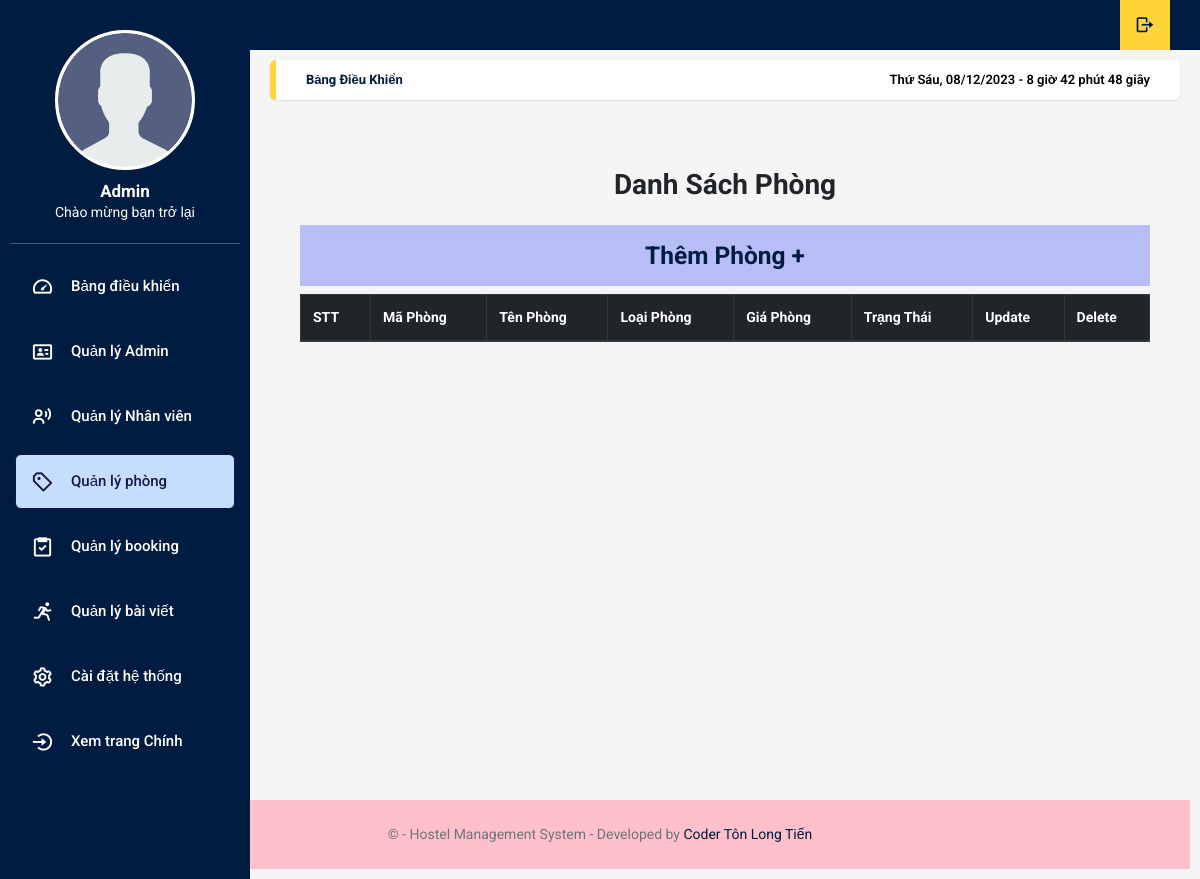
Page /admin/index.php?controller=quanlyroom on the earlier database version.
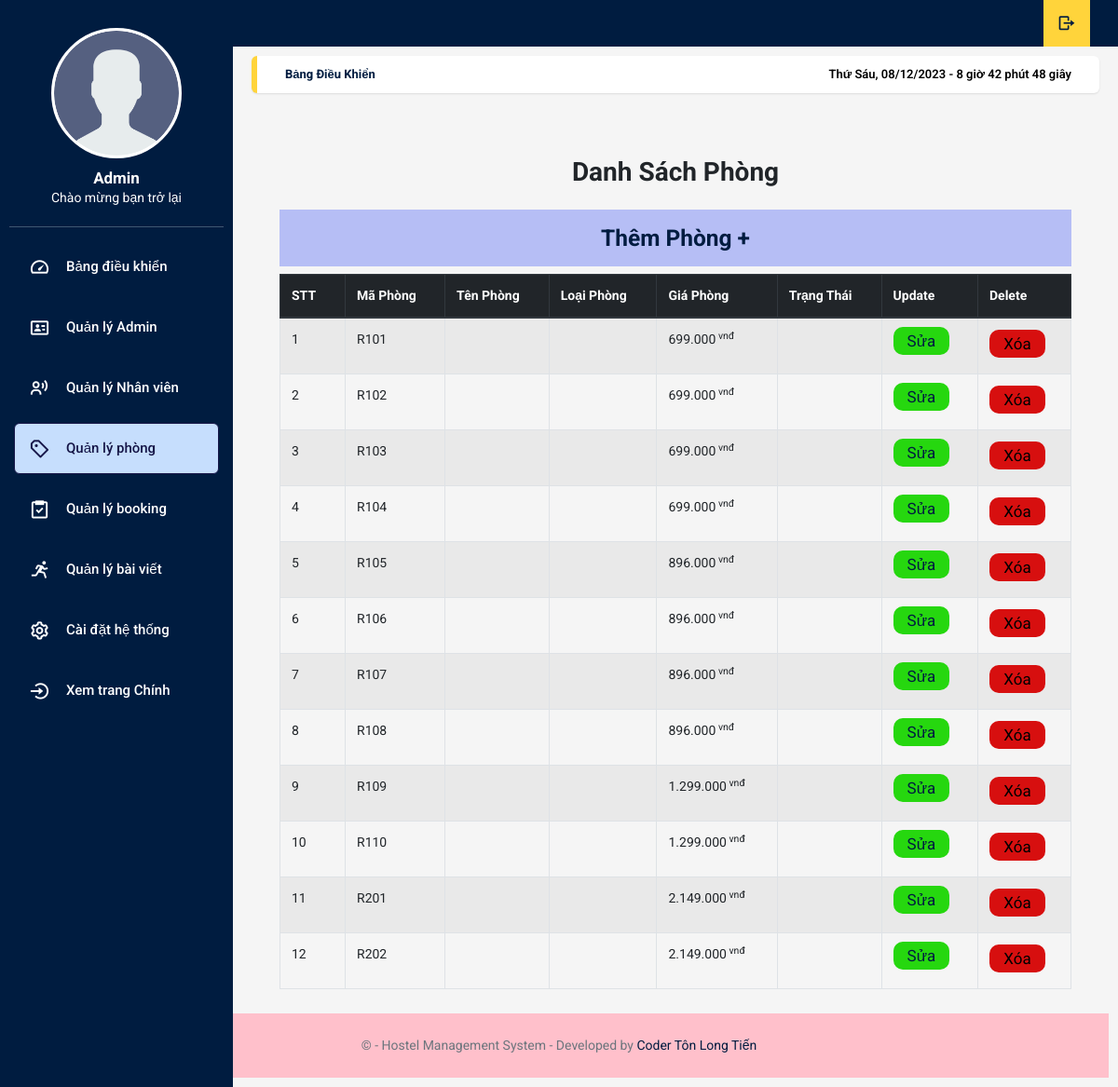
Same page on the later database version.
### tables this page shows
CREATE TABLE `room` (
  `maPhong` varchar(10) NOT NULL,
  `LoaiPhong` varchar(50) NOT NULL,
  `giaPhong` int(11) NOT NULL,
  `trangThai` tinyint(1) NOT NULL
);

### admin/pages/quanlyroom/index.php (the view, shortened to what this page needs)
<div class="container-fluid pt-5">
    <div class="text-center mb-4">
        <h2 class="section-title px-5"><span class="px-2">Danh Sách Phòng</span></h2>
    </div>
    <div class="container-fluid">
        <h3 class="bg-info p-3 text-center"><a href="/admin/index.php?controller=quanlyroom&action=add-room">Thêm Phòng +</a></h3>
    </div>
    <div class="container-fluid table-responsive-lg">
        <table class="table table-bordered table-striped table-hover">
            <thead class="thead-dark">
                <tr>
                    <th scope="col" style="width: 70px;">STT</th>
                    <th scope="col">Mã Phòng</th>
                    <th scope="col">Tên Phòng</th>
                    <th scope="col">Loại Phòng</th>
                    <th scope="col">Giá Phòng</th>
                    <th scope="col">Trạng Thái</th>
                    <th scope="col">Update</th>
                    <th scope="col">Delete</th>
                </tr>
            </thead>
            <tbody>
                <?php
                $i = "1";
                $sql = "SELECT * FROM room";
                $result = getData($sql);
                foreach ($result as $row) {
                    echo ' <tr>
                                <td>' . $i . '</td>
                                <td>' . $row['maPhong'] . '</td>
                                <td>' . $row['tenPhong'] . '</td>
                                <td>' . $row['loaiPhong'] . '</td>
                                <td>' . currency_format($row['giaPhong']) . '</td>
                                <td>' . $row['tThai'] . '</td>
                                <td><a class="sua" href="/admin/index.php?controller=quanlyroom&action=updateroom&maphong='.$row['maPhong'].'">Sửa</a></td>
                                <td style="width: 100px;">
                                    <form onSubmit="return xoa()" action="" method="post">
                                        <input type="hidden" name="maphong"  value="' . $row['maPhong'] . '">
                                        <input type="submit" name="delete" value="Xóa" class="xoa border-0" >
                                    </form>
                                </td>
                            </tr>';
                    $i++;
                }
                ?>
            </tbody>
        </table>
    </div>
</div>

### dao/pdo.php (shortened to what this page needs)
<?php
function getData($sql)
{
    $conn = connect_pdo();
    $stmt = $conn->prepare($sql);
    $stmt->execute();
    $result = $stmt->fetchAll();
    return $result;
}
if (!function_exists('currency_format')) {
    function currency_format($number, $suffix = ' vnđ') {
        if (!empty($number)) {
            return number_format($number, 0, ',', '.') . "<sup>{$suffix}</sup>";
        }
    }
}

Differences in the rows shown:
added room: maPhong "R101", giaPhong "699.000"
added room: maPhong "R102", giaPhong "699.000"
added room: maPhong "R103", giaPhong "699.000"
added room: maPhong "R104", giaPhong "699.000"
added room: maPhong "R105", giaPhong "896.000"
added room: maPhong "R106", giaPhong "896.000"
added room: maPhong "R107", giaPhong "896.000"
added room: maPhong "R108", giaPhong "896.000"
added room: maPhong "R109", giaPhong "1.299.000"
added room: maPhong "R110", giaPhong "1.299.000"
added room: maPhong "R201", giaPhong "2.149.000"
added room: maPhong "R202", giaPhong "2.149.000"
